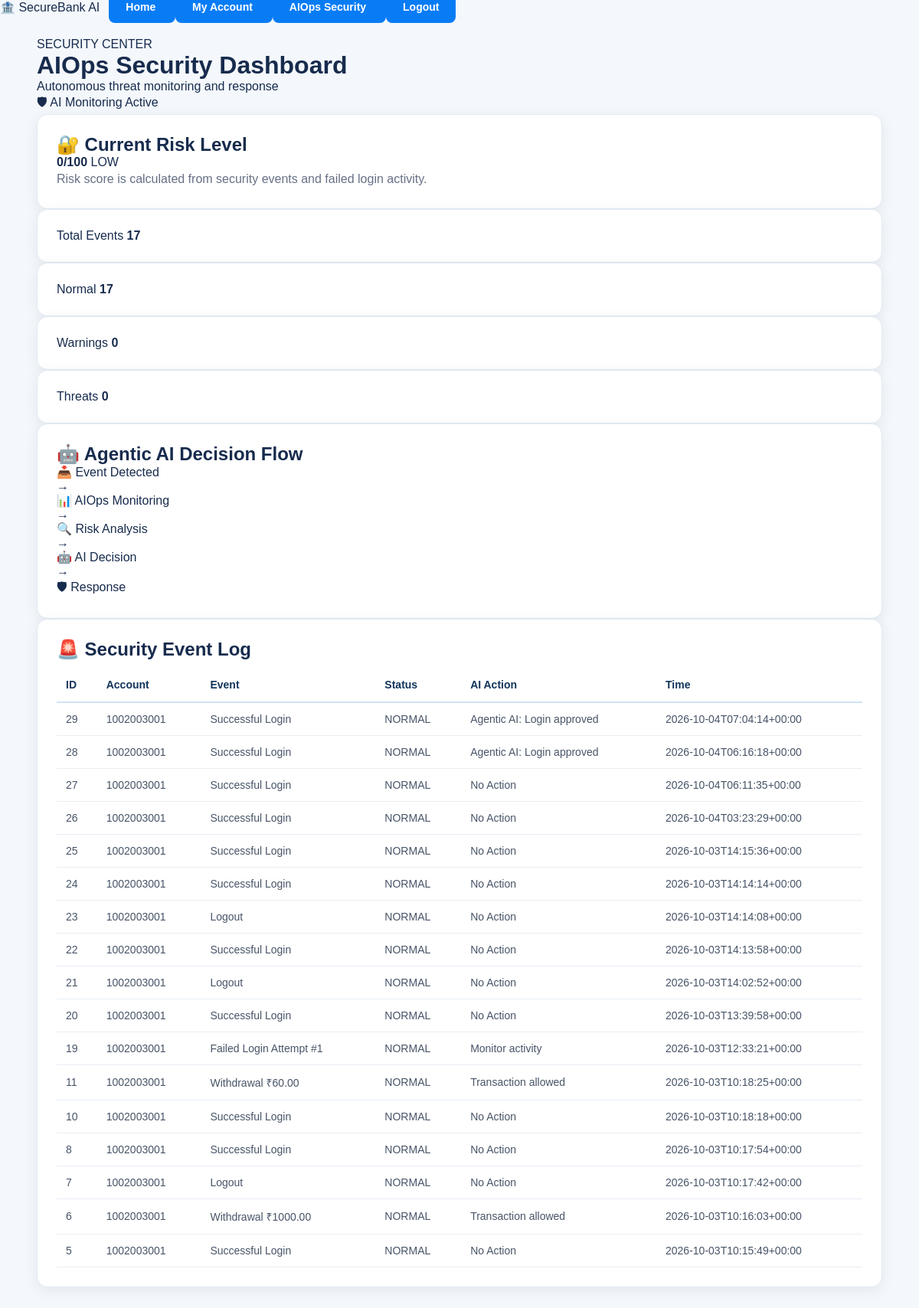
The page /security (signed in) on the database its author committed.
### tables this page shows
CREATE TABLE security_logs (
        id INTEGER PRIMARY KEY AUTOINCREMENT,
        account_no TEXT,
        event TEXT NOT NULL,
        status TEXT NOT NULL,
        ai_action TEXT NOT NULL,
        created_at TEXT NOT NULL
    );

### app.py (the view)
@app.route("/security")
@login_required
def security():
    account_no = session["account_no"]
    conn = get_db()
    logs = conn.execute(
        """
        SELECT *
        FROM security_logs
        WHERE account_no = ?
        ORDER BY id DESC
        LIMIT 30
        """,
        (
            account_no,
        )
    ).fetchall()
    total = conn.execute(
        """
        SELECT COUNT(*) AS c
        FROM security_logs
        WHERE account_no = ?
        """,
        (
            account_no,
        )
    ).fetchone()["c"]
    warnings = conn.execute(
        """
        SELECT COUNT(*) AS c
        FROM security_logs
        WHERE account_no = ?
        AND status = 'WARNING'
        """,
        (
            account_no,
        )
    ).fetchone()["c"]
    threats = conn.execute(
        """
        SELECT COUNT(*) AS c
        FROM security_logs
        WHERE account_no = ?
        AND status = 'THREAT'
        """,
        (
            account_no,
        )
    ).fetchone()["c"]
    normal = conn.execute(
        """
        SELECT COUNT(*) AS c
        FROM security_logs
        WHERE account_no = ?
        AND status = 'NORMAL'
        """,
        (
            account_no,
        )
    ).fetchone()["c"]
    conn.close()
    stats = {
        "total": total,
        "warnings": warnings,
        "threats": threats,
        "normal": normal
    }
    risk_score, risk_level = calculate_risk(
        account_no
    )
    return render_template(
        "security.html",
        logs=logs,
        stats=stats,
        risk_score=risk_score,
        risk_level=risk_level
    )

### app.py (called while the page is built, shortened)
def get_db():
    conn = sqlite3.connect(DB)
    conn.row_factory = sqlite3.Row
    return conn

def login_required(function):
    @wraps(function)
    def wrapper(*args, **kwargs):
        return function(
            *args,
            **kwargs
        )
    return wrapper

### templates/security.html (shortened to what this page needs)
{% extends "base.html" %}
{% block content %}
<div class="page-head">
    <div>
        <span class="badge">
            SECURITY CENTER
        </span>
        <h1>
            AIOps Security Dashboard
        </h1>
        <p>
            Autonomous threat monitoring and response
        </p>
    </div>
    <div class="status-pill">
        🛡 AI Monitoring Active
    </div>
</div>
<div class="card risk-card">
    <h2>
        🔐 Current Risk Level
    </h2>
    <div class="risk-score">
        <strong>
            {{ risk_score }}/100
        </strong>
        <span>
            {{ risk_level }}
        </span>
    </div>
    <p>
        Risk score is calculated from security events
        and failed login activity.
    </p>
</div>
<div class="grid four">
    <div class="card stat-card">
        <span>
            Total Events
        </span>
        <strong>
            {{ stats.total }}
        </strong>
    </div>
    <div class="card stat-card">
        <span>
            Normal
        </span>
        <strong>
            {{ stats.normal }}
        </strong>
    </div>
    <div class="card stat-card">
        <span>
            Warnings
        </span>
        <strong>
            {{ stats.warnings }}
        </strong>
    </div>
    <div class="card stat-card">
        <span>
            Threats
        </span>
        <strong>
            {{ stats.threats }}
        </strong>
    </div>
</div>
<div class="card">
    <h2>
        🤖 Agentic AI Decision Flow
    </h2>
    <div class="security-flow">
        <div>
            📥 Event Detected
        </div>
        <div>→</div>
        <div>
            📊 AIOps Monitoring
        </div>
        <div>→</div>
        <div>
            🔍 Risk Analysis
        </div>
        <div>→</div>
        <div>
            🤖 AI Decision
        </div>
        <div>→</div>
        <div>
            🛡 Response
        </div>
    </div>
</div>
<div class="card">
    <h2>
        🚨 Security Event Log
    </h2>
    <div style="overflow-x:auto;">
        <table>
            <tr>
                <th>ID</th>
                <th>Account</th>
                <th>Event</th>
                <th>Status</th>
                <th>AI Action</th>
                <th>Time</th>
            </tr>
            {% for log in logs %}
            <tr>
                <td>
                    {{ log["id"] }}
                </td>
                <td>
                    {{ log["account_no"] }}
                </td>
                <td>
                    {{ log["event"] }}
                </td>
                <td>
                    <span class="tag">
                        {{ log["status"] }}
                    </span>
                </td>
                <td>
                    {{ log["ai_action"] }}
                </td>
                <td>
                    {{ log["created_at"] }}
                </td>
            </tr>
            {% else %}
            <tr>
                <td colspan="6">
                    No security events.
                </td>
            </tr>
            {% endfor %}
        </table>
    </div>
</div>
{% endblock %}

### static/style.css (style rules this page uses)
* { margin: 0; padding: 0; box-sizing: border-box; }
body { font-family: Arial, Helvetica, sans-serif; background: #f4f8fc; color: #172b4d; min-height: 100vh; }
.card { background: white; padding: 25px; border-radius: 14px; box-shadow: 0 4px 18px rgba(0, 0, 0, 0.07); border: 1px solid #e1eaf3; }
.card p { color: #667085; line-height: 1.6; }
table { width: 100%; border-collapse: collapse; margin-top: 10px; }
th { color: #12355b; font-size: 14px; text-align: left; padding: 14px 12px; border-bottom: 2px solid #cfe3f7; }
td { padding: 13px 12px; border-bottom: 1px solid #e8eef5; color: #475467; font-size: 14px; }

### rows shown on the page
security_logs: id "29", account_no "1002003001", event "Successful Login", status "NORMAL", ai_action "Agentic AI: Login approved", created_at "2026-10-04T07:04:14+00:00"
security_logs: id "28", account_no "1002003001", event "Successful Login", status "NORMAL", ai_action "Agentic AI: Login approved", created_at "2026-10-04T06:16:18+00:00"
security_logs: id "27", account_no "1002003001", event "Successful Login", status "NORMAL", ai_action "No Action", created_at "2026-10-04T06:11:35+00:00"
security_logs: id "26", account_no "1002003001", event "Successful Login", status "NORMAL", ai_action "No Action", created_at "2026-10-04T03:23:29+00:00"
security_logs: id "25", account_no "1002003001", event "Successful Login", status "NORMAL", ai_action "No Action", created_at "2026-10-03T14:15:36+00:00"
security_logs: id "24", account_no "1002003001", event "Successful Login", status "NORMAL", ai_action "No Action", created_at "2026-10-03T14:14:14+00:00"
security_logs: id "23", account_no "1002003001", event "Logout", status "NORMAL", ai_action "No Action", created_at "2026-10-03T14:14:08+00:00"
security_logs: id "22", account_no "1002003001", event "Successful Login", status "NORMAL", ai_action "No Action", created_at "2026-10-03T14:13:58+00:00"
security_logs: id "21", account_no "1002003001", event "Logout", status "NORMAL", ai_action "No Action", created_at "2026-10-03T14:02:52+00:00"
security_logs: id "20", account_no "1002003001", event "Successful Login", status "NORMAL", ai_action "No Action", created_at "2026-10-03T13:39:58+00:00"
security_logs: id "19", account_no "1002003001", event "Failed Login Attempt #1", status "NORMAL", ai_action "Monitor activity", created_at "2026-10-03T12:33:21+00:00"
security_logs: id "11", account_no "1002003001", event "Withdrawal ₹60.00", status "NORMAL", ai_action "Transaction allowed", created_at "2026-10-03T10:18:25+00:00"
security_logs: id "10", account_no "1002003001", event "Successful Login", status "NORMAL", ai_action "No Action", created_at "2026-10-03T10:18:18+00:00"
security_logs: id "8", account_no "1002003001", event "Successful Login", status "NORMAL", ai_action "No Action", created_at "2026-10-03T10:17:54+00:00"
security_logs: id "7", account_no "1002003001", event "Logout", status "NORMAL", ai_action "No Action", created_at "2026-10-03T10:17:42+00:00"
security_logs: id "6", account_no "1002003001", event "Withdrawal ₹1000.00", status "NORMAL", ai_action "Transaction allowed", created_at "2026-10-03T10:16:03+00:00"
security_logs: id "5", account_no "1002003001", event "Successful Login", status "NORMAL", ai_action "No Action", created_at "2026-10-03T10:15:49+00:00"

### other values the page prints
{{ risk_score }} "0"
{{ risk_level }} "LOW"
{{ stats.total }} "17"
{{ stats.normal }} "17"
{{ stats.warnings }} "0"
{{ stats.threats }} "0"
